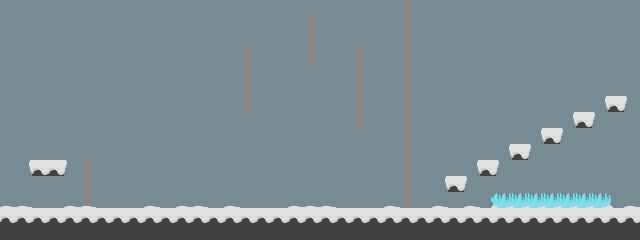

This game map was drawn from its Tiled (.tmx) file and the tilesets committed beside it. A one-line description and the trimmed map source follow:
An orthogonal 40x15 tile map with 16x16 px tiles, 5 tile layers (bg, ladder, spike, accent, ...), 13 tilesets and 2 objects (shroom, fire).

<map version="1.0" orientation="orthogonal" renderorder="right-down" width="40" height="15" tilewidth="16" tileheight="16" nextobjectid="31">
 <tileset firstgid="1" name="grass" tilewidth="16" tileheight="16" tilecount="1" columns="1">
  <image source="grass.png" trans="ff00ff" width="16" height="16" />
 </tileset>
 <tileset firstgid="2" name="sky" tilewidth="16" tileheight="16" tilecount="1" columns="1">
  <image source="sky.png" trans="ff00ff" width="16" height="16" />
 </tileset>
 <tileset firstgid="3" name="grass-accent" tilewidth="16" tileheight="16" tilecount="1" columns="1">
  <image source="grass-accent.png" trans="ff00ff" width="16" height="16" />
 </tileset>
 <tileset firstgid="4" name="grass1" tilewidth="16" tileheight="16" tilecount="1" columns="1">
  <image source="grass1.png" trans="ff00ff" width="16" height="16" />
 </tileset>
 <tileset firstgid="5" name="gray" tilewidth="16" tileheight="16" tilecount="1" columns="1">
  <image source="gray.png" trans="ff00ff" width="16" height="16" />
 </tileset>
 <tileset firstgid="6" name="rock" tilewidth="16" tileheight="16" tilecount="1" columns="1">
  <image source="rock.png" trans="ff00ff" width="16" height="16" />
 </tileset>
 <tileset firstgid="7" name="spike" tilewidth="16" tileheight="16" tilecount="1" columns="1">
  <image source="spikes.png" trans="ff00ff" width="16" height="16" />
 </tileset>
 <tileset firstgid="8" name="ladder" tilewidth="16" tileheight="16" tilecount="1" columns="1">
  <image source="ladder.png" trans="ff00ff" width="16" height="16" />
 </tileset>
 <tileset firstgid="9" name="shroom" tilewidth="16" tileheight="16" tilecount="1" columns="1">
  <image source="shroom.png" trans="ff00ff" width="16" height="16" />
 </tileset>
 <tileset firstgid="10" name="snowspikeleft" tilewidth="16" tileheight="16" tilecount="1" columns="1">
  <image source="snow-spike-accent-left.png" trans="ff00ff" width="16" height="16" />
 </tileset>
 <tileset firstgid="11" name="snowspikeright" tilewidth="16" tileheight="16" tilecount="1" columns="1">
  <image source="snow-spike-accent-right.png" trans="ff00ff" width="16" height="16" />
 </tileset>
 <tileset firstgid="12" name="snowaccentleft" tilewidth="16" tileheight="16" tilecount="1" columns="1">
  <image source="snow-accent-left.png" trans="ff00ff" width="16" height="16" />
 </tileset>
 <tileset firstgid="13" name="snowaccentright" tilewidth="16" tileheight="16" tilecount="1" columns="1">
  <image source="snow-accent-right.png" trans="ff00ff" width="16" height="16" />
 </tileset>
 <layer name="bg" width="40" height="15">
  <data>[600 cells, 600 non-empty, 1 distinct tile ids]</data>
 </layer>
 <layer name="ladder" width="40" height="15">
  <data>[600 cells, 28 non-empty, 1 distinct tile ids]</data>
 </layer>
 <layer name="spike" width="40" height="15">
  <data>[600 cells, 7 non-empty, 1 distinct tile ids]</data>
 </layer>
 <layer name="accent" width="40" height="15">
  <data>[600 cells, 36 non-empty, 6 distinct tile ids]</data>
 </layer>
 <layer name="collision" width="40" height="15">
  <data>[600 cells, 88 non-empty, 2 distinct tile ids]</data>
 </layer>
 <objectgroup name="objects">
  <object id="16" name="shroom" gid="9" x="368" y="209" width="16" height="16" />
  <object id="30" name="fire" gid="9" x="160" y="160" width="16" height="16" />
 </objectgroup>
</map>
